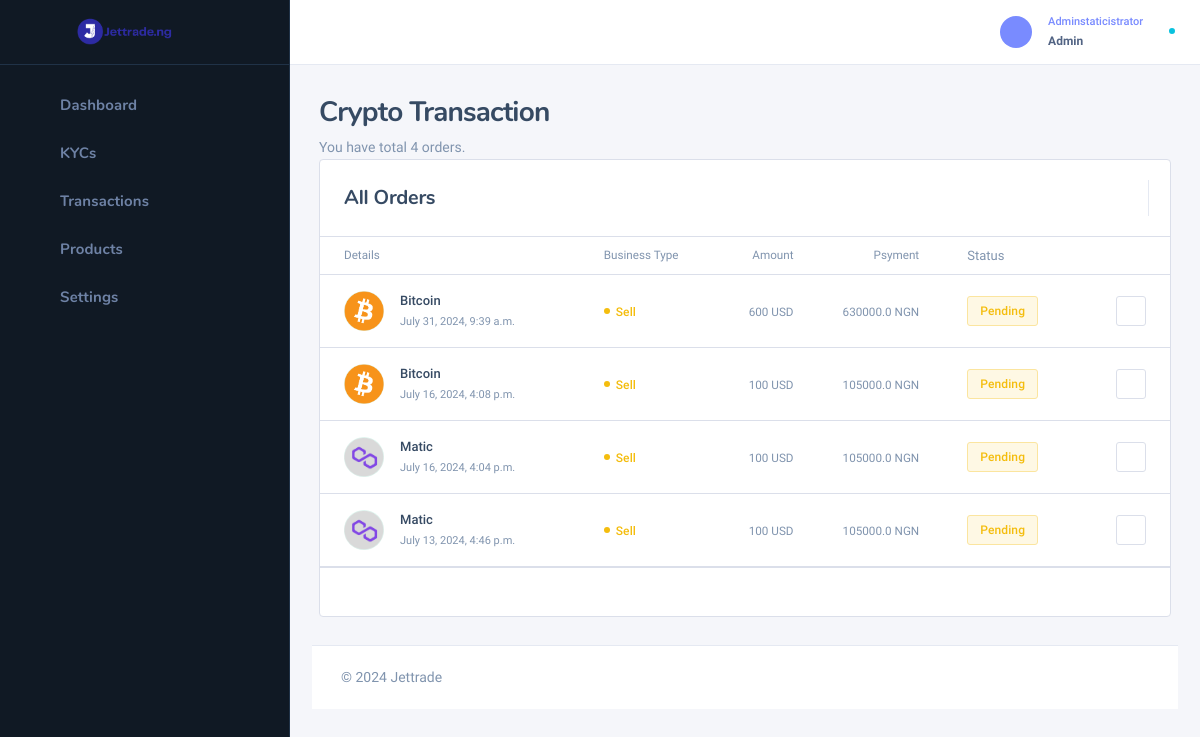
The page /superadmin/trancryptosell (signed in) on the database its author committed.
### user_app/models.py (models this page shows, shortened)
class selling_history(models.Model):
    user = models.ForeignKey(settings.AUTH_USER_MODEL,on_delete=models.SET_NULL, null=True)
    coin = models.ForeignKey(coins, on_delete=models.SET_NULL, null=True)
    amount = models.IntegerField(blank=True,default=0)
    rate_naira = models.IntegerField(blank=True,default=0)
    payment = models.FloatField(blank=True,default=0.0)
    payment_info = models.TextField(max_length=1000)
    status = models.BooleanField(default=False)
    invoice = models.UUIDField(default=uuid.uuid4, editable=False, unique=True)
    sell_date = models.DateTimeField(blank=True,null=True,default=timezone.now)

class coins(models.Model):
    name = models.CharField(max_length=100)
    logo = models.FileField(upload_to='coins/')
    wallet_address = models.CharField(max_length=500, default='hhdudwddjq')
    buying_quantity = models.FloatField(default=0.0,blank=True)
    selling_quantity = models.FloatField(default=0.0,blank=True)

### superadmin/views.py (the view)
# urls.py: path('trancryptosell',views.trancryptosell,name='trancryptosell'),
@staff_member_required
def trancryptosell(request):
   x = selling_history.objects.all()
   t_tal = len(selling_history.objects.all())
   if request.method == 'POST':
      u_id = request.POST.get('u_id')
      sv = selling_history.objects.get(id=u_id)
      sv.status = True
      sv.save()
      subject = "Crypto transaction"
      message = f"""
 Hello {sv.user.username}, the crypto you sold has been approved.
https://Jettrade.com.ng .Allright reserve 2024
"""
      sender = "test@kcls-swift.com"
      receiver = [sv.user.email, ]
      send_mail(
         subject,
         message,
         sender,
         receiver,
         fail_silently=False,
      )
      messages.success(request,'Payment has been approved')
      return HttpResponseRedirect(request.META.get('HTTP_REFERER'))
   else:
    return render(request,'admin_temp/trancryptosell.html', locals())

### user_app/context_processors.py (called while the page is built)
def kycver(request):
    try:
      active =   Kycverification.objects.filter(user=request.user).first
    except:
       Kycverification.DoesNotExist
       active = None
    return {'active':active}

### template/admin_temp/trancryptosell.html (shortened to what this page needs)
{% extends 'admin_temp/base.html' %}
{% load static %}
{% block content %}
<div class="nk-content ">
    <div class="container-fluid">
        <div class="nk-content-inner">
            <div class="nk-content-body">
                <div class="nk-block-head nk-block-head-sm">
                    <div class="nk-block-between g-3">
                        <div class="nk-block-head-content">
                            <h3 class="nk-block-title page-title">Crypto Transaction</h3>
                            <div class="nk-block-des text-soft">
                                <p>You have total {{t_tal}} orders.</p>
                            </div>
                        </div>
                        <div class="nk-block-head-content">
                    </div>
                </div>
                <div class="nk-block">
                    <div class="card card-bordered card-stretch">
                        <div class="card-inner-group">
                            <div class="card-inner">
                                <div class="card-title-group">
                                    <div class="card-title">
                                        <h5 class="title">All Orders</h5>
                                    </div>
                                    <div class="card-tools me-n1">
                                        <ul class="btn-toolbar gx-1">
                                            <li>
                                                <a href="#" class="search-toggle toggle-search btn btn-icon" data-target="search"><em class="icon ni ni-search"></em></a>
                                            </li>
                                        </ul>
                                    </div>
                                </div>
                            </div>
                            <div class="card-inner p-0">
                                <div class="nk-tb-list nk-tb-tnx">
                                    <div class="nk-tb-item nk-tb-head">
                                        <div class="nk-tb-col"><span>Details</span></div>
                                        <div class="nk-tb-col tb-col-lg"><span>Business Type</span></div>
                                        <div class="nk-tb-col text-end"><span>Amount</span></div>
                                        <div class="nk-tb-col text-end tb-col-sm"><span>Psyment</span></div>
                                        <div class="nk-tb-col nk-tb-col-status"><span class="sub-text d-none d-md-block">Status</span></div>
                                        <div class="nk-tb-col nk-tb-col-tools"></div>
                                    </div>
                                    {% for x in x reversed %}
                                    <div class="nk-tb-item">
                                        <div class="nk-tb-col">
                                            <div class="nk-tnx-type">
                                                <div class="nk-tnx-type-icon bg-success-dim text-success">
                                                    <img src="{{x.coin.logo.url}}" alt="">
                                                </div>
                                                <div class="nk-tnx-type-text">
                                                    <span class="tb-lead">{{x.coin.name}}</span>
                                                    <span class="tb-date">{{x.sell_date}}</span>
                                                </div>
                                            </div>
                                        </div>
                                        <div class="nk-tb-col tb-col-lg">
                                            <span class="badge badge-dot bg-warning">Sell</span>
                                        </div>
                                        <div class="nk-tb-col text-end">
                                            <span class="tb-amount-sm">{{x.amount}} USD</span>
                                        </div>
                                        <div class="nk-tb-col text-end tb-col-sm">
                                            <span class="tb-amount-sm">{{x.payment}} NGN</span>
                                        </div>
                                        <div class="nk-tb-col nk-tb-col-status">
                                           {% if x.status %}
                                           <span class="badge badge-sm badge-dim bg-outline-success d-none d-md-inline-flex">Approved</span>
                                           {% else %}
                                           <span class="badge badge-sm badge-dim bg-outline-warning d-none d-md-inline-flex">Pending</span>
                                           {% endif %}
                                        </div>
                                        <div class="nk-tb-col nk-tb-col-tools">
                                            <ul class="nk-tb-actions gx-2">
                                                    <div class="dropdown">
                                                        <a href="#" class="dropdown-toggle bg-white btn btn-sm btn-outline-light btn-icon" data-bs-toggle="dropdown"><em class="icon ni ni-more-h"></em></a>
                                                    </div>
                                            </ul>
                                        </div>
                                    </div>
                                   {% endfor %}
                                </div>
                            </div>
                            <div class="card-inner">
                            </div>
                        </div>
                    </div>
                </div>
            </div>
        </div>
    </div>
</div>
{% endblock %}

### rows shown on the page
selling_history: coin.logo (picture), coin.name "Bitcoin", sell_date "July 31, 2024, 9:39 a.m.", amount "600", payment "630000.0", status "Pending"
selling_history: coin.logo (picture), coin.name "Bitcoin", sell_date "July 16, 2024, 4:08 p.m.", amount "100", payment "105000.0", status "Pending"
selling_history: coin.logo (picture), coin.name "Matic", sell_date "July 16, 2024, 4:04 p.m.", amount "100", payment "105000.0", status "Pending"
selling_history: coin.logo (picture), coin.name "Matic", sell_date "July 13, 2024, 4:46 p.m.", amount "100", payment "105000.0", status "Pending"

### other values the page prints
{{ t_tal }} "4"
